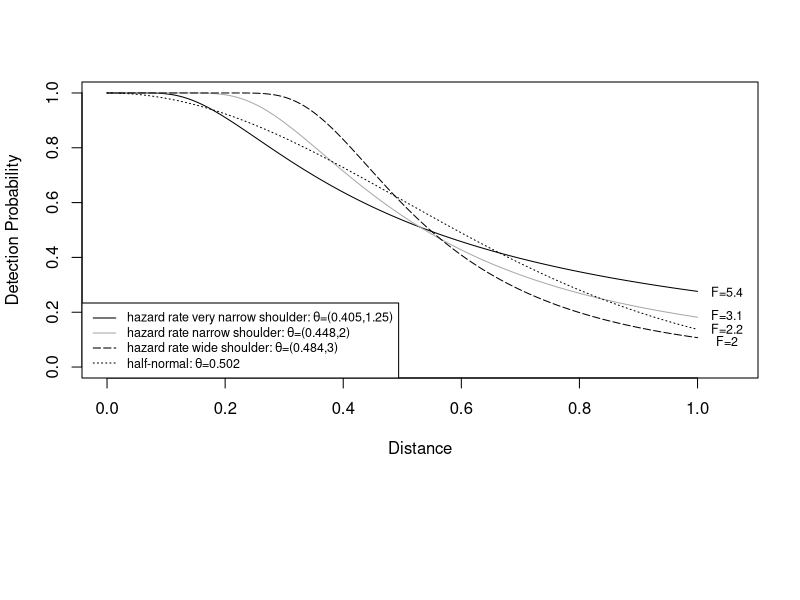

This chart was generated by the following R code: (Note: a time limit stopped this script after it produced the figure.)
##############################################################################################################
##############################################################################################################
# Distance sampling simulations Jan 2016
#   N is defined throughout as population size divided by 1e3
#   This code is owned by Robert Clark (email robertgrahamclark@gmail.com).
#   Any re-use must be non-commercial and fully acknowledged, including a citation to
#   my PLOS-One paper "Statistical Efficiency in Distance Sampling", doi: 10.1371/journal.pone.0149298
##############################################################################################################
##############################################################################################################

#############################################################################################
# Functions
#############################################################################################

library(gtools)
library(numDeriv)
library(MASS)
library(stats)

rdetect <- function(d,g,pcond,num.obs, theta , beta1 , beta2 ,stop=F){
  if(stop) browser()
  probs <- detect.probs(d,g=g,pcond=pcond,num.obs=num.obs, theta=theta , beta1=beta1 , beta2=beta2 )
  randnums <- runif(length(d))
  colnames(probs)[1 + (randnums>probs[,1]) + (randnums>(probs[,1]+probs[,2])) + (randnums>(probs[,1]+probs[,2]+probs[,3])) ]
}


g.hr <- function(d,theta,w){ 1 - exp(-(d/theta[1])^(-theta[2]))}
# function to be used later with true value of theta2
g.hr1 <- function(d,theta,w,theta2){ 1 - exp(-(d/theta)^(-theta2))}
h1.hr <- function(d,theta,w){
  (g.hr(d,theta,w)-1) * (-1) * d / theta[1]^2 * theta[2] * (d/theta[1])^(-theta[2]-1)
}
h2.hr <- function(d,theta,w){
  (g.hr(d,theta,w)-1) * (d/theta[1])^(-theta[2]) * log(d/theta[1])
}


g.unif.cos1 <- function(d,theta,w){
  ( w^(-1) + theta*cos(pi*d/w) ) / ( w^(-1) + theta )
}

g.unif.cos2 <- function(d,theta,w){
  ( w^(-1) + theta[1]*cos(pi*d/w) + theta[2]*cos(2*pi*d/w) ) / ( w^(-1) + theta[1] + theta[2] )
}

g.halfnormal <- function(d,theta,w){exp(-d^2/(2*theta^2))}
g.halfnormal.m2 <- function(d,theta,w){
  y <- d / theta[1]
  exp(-y^2/2) * ( 1 + theta[2]*(y^4-6*y^2+3) ) / ( 1 + theta[2]*3 )
}
h.halfnormal <- function(d,theta,w){
  d^2/theta[1]^3*g.halfnormal(d,theta[1],w)
}

g.exp <- function(d,theta,w){exp(-d/theta)}
g.exp.m2 <- function(d,theta,w){
  exp(-d/theta[1]) * ( 1 + theta[2]*(d/theta[1])^2 )
}

gbar <- function(theta,g,w){
  integrate(f=g,lower=0,upper=w,theta=theta,rel.tol=1e-10,w=w)$value / w
}

l.dN <- function(par,d.s,ff,w,gg,stirling=T,stop=F,reparam=F){
  # if reparam=F, then par=(N,theta1,theta2)
  # if reparam=T, then par=(N*g(w/2),theta1,theta2)
  if(stop) browser()
  if(reparam) N <- par[1] / gg(d=w/2,theta=par[-1],w=w)
  if(!reparam) N <- par[1]
  theta <- par[-1]
  n <- length(d.s)
  gbar <- gbar(theta=theta,g=gg,w=w)
  if(!stirling) out <- lchoose(N*1e3,n) + sum(log(gg(d=d.s,theta=theta,w=w))) + (N*1e3-n)*log(1-ff*gbar)
  if(stirling) out <- N*1e3*log(N*1e3) - (N*1e3-n)*log(N*1e3-n) - n - lfactorial(n) + sum(log(gg(d=d.s,theta=theta,w=w))) + (N*1e3-n)*log(1-ff*gbar)
  out
}

l.d <- function(theta,d.s,ff,w,gg,stirling=T,stop=F){
  if(stop) browser()
  n <- length(d.s)
  gbar.value <- gbar(theta=theta,g=gg,w=w)
  N <- n / gbar.value / ff / 1e3
  if(!stirling) out <- lchoose(N*1e3,n) + sum(log(gg(d=d.s,theta=theta,w=w))) + (N*1e3-n)*log(1-ff*gbar.value)
  if(stirling) out <- N*1e3*log(N*1e3) - (N*1e3-n)*log(N*1e3-n) - n - lfactorial(n) + sum(log(gg(d=d.s,theta=theta,w=w))) + (N*1e3-n)*log(1-ff*gbar.value)
  out
}

l.d.firstpar <- function(theta1,theta2,d,ff,w,gg,stirling=T,stop=F){
  if(stop) browser()
  l.d(theta=c(theta1,theta2),d.s=d,ff=ff,w=w,gg=gg,stirling=stirling,stop=F)
}

mle.dN <- function(theta1min,theta1max,theta2grid,d.s,f,w,gg,stirling=T,stop=F){
  if(stop) browser()
  n <- length(d.s)
  if(missing(theta2grid)) theta <- optimize( f=l.d , interval=c(theta1min,theta1max) , d=d.s ,
                                             ff=f , w=w ,gg=gg , tol=1e-12 , maximum=T )$maximum
  if(!missing(theta2grid)){
    profile.theta2 <- rep(NA,length(theta2grid))
    theta1vals <- rep(NA,length(theta2grid))
    Nvals <- rep(NA,length(theta2grid))
    for(k in c(1:length(theta2grid))){
      optres <- optimize(f=l.d.firstpar,interval=c(theta1min,theta1max),theta2=theta2grid[k] ,
                         d=d.s , ff=f , w=w ,gg=gg , tol=1e-12 , maximum=T )
      profile.theta2[k] <- optres$objective
      theta1vals[k] <- optres$maximum
      Nvals[k] <- n / f / gbar(theta=c(theta1vals[k],theta2grid[k]),g=gg,w=w) / 1e3
    }
    theta2 <- theta2grid[which.max(profile.theta2)]
    theta1 <- theta1vals[which.max(profile.theta2)]
    theta <- c(theta1,theta2)
  }
  profile <- NULL
  if(!missing(theta2grid)) profile <- cbind( N=Nvals , theta1=theta1vals , theta2=theta2grid , loglik=profile.theta2  )
  gbar.value <- gbar(theta=theta,g=gg,w=w)
  N <- n / f / gbar.value / 1e3
  p <- 1 + length(theta)
  if(!missing(theta2grid)) p <- p - (length(theta2grid)<=1)
  AIC <- 2*(1+length(theta)) - 2*l.dN(par=c(N,theta),ff=f,w=w,gg=gg,d.s=d.s)
  varest.par <- matrix(data=NA,nrow=1+length(theta),ncol=1+length(theta))
  inv.varest.par <- -hessian(func=l.dN,x=c(N,theta),ff=f,w=w,gg=gg,d.s=d.s)
  try( varest.par <- solve( inv.varest.par ) , silent=T )
  list(par=c(N,theta),inv.varest.par=inv.varest.par,varest.par=varest.par,gbar=gbar.value,
       sd=sqrt(pmax(0,diag(varest.par))),
       cvpct=sqrt(pmax(0,diag(varest.par)))/c(N,theta)*100,AIC=AIC,profile=profile)
}


gbar.diffsq <- function(theta,gbar.value,g,w){
  ( gbar(theta=theta,g=g,w=w) - gbar.value )^2
}
gbar.diffsq.theta1 <- function(theta1,theta2,gbar.value,g,w){
  ( gbar(theta=c(theta1,theta2),g=g,w=w) - gbar.value )^2
}
gbar.diff <- function(theta1,theta2,gbar.value,g,w){
  ( gbar(theta=c(theta1,theta2),g=g,w=w) - gbar.value )
}

penalty <- function(g,h1,h2,w,f,theta,stop=F){
  if(stop) browser()
  gbar.value <- gbar(theta=theta,g=g,w=w)
  hbar1 <- integrate(f=h1,lower=0,upper=w,theta=theta,w=w)$value/w
  hbar2 <- 0
  if(length(theta)==2) hbar2 <- integrate(f=h2,lower=0,upper=w,theta=theta,w=w)$value/w
  prod <- function(d,g,h.i,h.j,theta,w){
    h.i(d=d,theta=theta,w=w) * h.j(d=d,theta=theta,w=w) /  g(d=d,theta=theta,w=w)
  }
  Delta <- matrix(data=0,nrow=2,ncol=2)
  Delta[1,1] <- integrate( f=prod , lower=0 , upper=w , g=g , h.i=h1 , h.j=h1 , theta=theta , w=w)$value / (w*gbar.value) - (hbar1/gbar.value)^2
  if(length(theta)==2){
    Delta[2,2] <- integrate( f=prod , lower=0 , upper=w , g=g , h.i=h2 , h.j=h2 , theta=theta , w=w)$value / (w*gbar.value) - (hbar2/gbar.value)^2
    Delta[1,2] <- Delta[2,1] <- integrate( f=prod , lower=0 , upper=w , g=g , h.i=h1 , h.j=h2 , theta=theta , w=w)$value / (w*gbar.value) - hbar1*hbar2/gbar.value^2
  }
  hbar <- matrix( c( hbar1 , hbar2 ) , nrow=2,ncol=1)
  penalty <- 1 + t(hbar) %*% ginv(Delta) %*% hbar / gbar.value^2 / (1-f*gbar.value)
  as.numeric(penalty)
}



P.vnarrow <- penalty(g=g.hr,h1=h1.hr,h2=h2.hr,theta=c(0.405,1.25),w=1,f=0.5,stop=F) # HR very narrow shoulder: penalty is 5.4 (very narrow shoulder)
P.narrow <- penalty(g=g.hr,h1=h1.hr,h2=h2.hr,theta=c(0.448,2),w=1,f=0.5,stop=F) # HR narrow shoulder: penalty is 3.1 (narrow shoulder)
P.wide <- penalty(g=g.hr,h1=h1.hr,h2=h2.hr,theta=c(0.484,3),w=1,f=0.5,stop=F) # HR wide shoulder: penalty is 2.2 (wide shoulder)
P.hn <- penalty(g=g.halfnormal,h1=h.halfnormal,h2=NA,theta=0.502,w=1,f=0.5,stop=F) # HN: penalty is 2.0
c(P.vnarrow,P.narrow,P.wide,P.hn)

P.vnarrow.f0.1 <- penalty(g=g.hr,h1=h1.hr,h2=h2.hr,theta=c(0.405,1.25),w=1,f=0.1,stop=F) # HR very narrow shoulder: penalty is 5.4 (very narrow shoulder)
P.narrow.f0.1 <- penalty(g=g.hr,h1=h1.hr,h2=h2.hr,theta=c(0.448,2),w=1,f=0.1,stop=F) # HR narrow shoulder: penalty is 3.1 (narrow shoulder)
P.wide.f0.1 <- penalty(g=g.hr,h1=h1.hr,h2=h2.hr,theta=c(0.484,3),w=1,f=0.1,stop=F) # HR wide shoulder: penalty is 2.2 (wide shoulder)
P.hn.f0.1 <- penalty(g=g.halfnormal,h1=h.halfnormal,h2=NA,theta=0.502,w=1,f=0.1,stop=F) # HN: penalty is 2.0
c(P.vnarrow.f0.1,P.narrow.f0.1,P.wide.f0.1,P.hn.f0.1)


#############################################################################################
# Plot some HR models
#############################################################################################

# calculate parameter values such that gbar is 0.6

optimize(f=gbar.diffsq.theta1,interval=c(0.05,4),gbar.value=0.6,w=1,theta2=2,g=g.hr) # theta1=0.448
optimize(f=gbar.diffsq.theta1,interval=c(0.05,4),gbar.value=0.6,w=1,theta2=3,g=g.hr) # theta1=0.484
optimize(f=gbar.diffsq.theta1,interval=c(0.05,4),gbar.value=0.6,w=1,theta2=0,g=g.halfnormal.m2) # theta1=0.502

dvals <- seq(from=0,to=1,length.out=501)
postscript(file="figure1.eps",width=6,height=6,onefile=FALSE,paper="a4",horizontal=F)
plotcols <- c("black","darkgray","black","black")
plotlty <- c(1,1,5,3)
par(oma=c(6,0,0,0))
plot(dvals,g.hr(dvals,theta=c(0.2,1)),pch="",xlim=c(0,1.06),ylim=c(0,1),xlab="Distance",ylab="Detection Probability",main="")
lines(dvals,g.hr(d=dvals,theta=c(0.405,1.25)),pch="",lty=plotlty[1],col=plotcols[1])
lines(dvals,g.hr(d=dvals,theta=c(0.448,2)),pch="",lty=plotlty[2],col=plotcols[2])
lines(dvals,g.hr(d=dvals,theta=c(0.48404,3)),pch="",lty=plotlty[3],col=plotcols[3])
lines(dvals,g.halfnormal(d=dvals,theta=0.502),pch="",lty=plotlty[4],col=plotcols[4])
legend("bottomleft",lty=plotlty,col=plotcols,
       legend=c(expression(paste("hazard rate very narrow shoulder: ",theta,"=(0.405,1.25)")),
                expression(paste("hazard rate narrow shoulder: ",theta,"=(0.448,2)")),
                expression(paste("hazard rate wide shoulder: ",theta,"=(0.484,3)")),
                expression(paste("half-normal: ",theta,"=0.502"))),cex=0.75)
text(cex=0.75,x=rep(1.05,4),y=c(0.275,0.19,0.14,0.095),
     labels=paste("F=",round(c(P.vnarrow,P.narrow,P.wide,P.hn),digits=1),sep=""))
par(oma=c(0,0,0,0))
dev.off()

# Create a table of asymptotic penalty P for hazard rate

shape.values <- c(1.1,1.25,1.5,2,2.5,3)
fvalues <-c(0.1,0.3,0.6,0.9)
gbar.values <- c(0.3,0.6,0.9)
fvalues.txt <- c("0.1","0.3","0.6","0.9")
gbar.values.txt <- c("0.3","0.6","0.9")
table.F <- matrix(data=NA,nrow=length(fvalues)*length(gbar.values),
                  ncol=length(shape.values)+2)
colnames(table.F) <- c("P","$\bar{g}$",paste("theta2=",shape.values,sep=""))
k <- 1
for(i1 in c(1:length(gbar.values))){
  for(i2 in c(1:length(fvalues))){
    fvalue <- fvalues[i2]
    gbar.value <- gbar.values[i1]
    table.F[k,1:2] <- c(fvalues.txt[i2],gbar.values.txt[i1])
    for(i3 in c(1:length(shape.values))){
      theta2 <- shape.values[i3]
      theta1 <- optimize(f=gbar.diffsq.theta1,interval=c(0.05,4),gbar.value=gbar.value,w=1,theta2=theta2,g=g.hr)$minimum
      Fval <- penalty(g=g.hr,h1=h1.hr,h2=h2.hr,theta=c(theta1,theta2),w=1,f=fvalue,stop=F)
      table.F[k,2+i3] <- format(round(Fval,digits=2),nsmall=2)
    }
    k <- k+1
  }
}
table.F
write.table(table.F,file="tableF.txt",sep=" & " , eol=" \\\\ \n" , row.names=FALSE , col.names=FALSE,quote=F)


# Create a table of asymptotic penalty P for halfnormal

fvalues <- c(0.1,0.3,0.6,0.9)
gbar.values <- c(0.3,0.6,0.9)
fvalues.txt <- c("0.1","0.3","0.6","0.9")
gbar.values.txt <- c("0.3","0.6","0.9")
table.F.hn <- matrix(data=NA,nrow=length(fvalues)*length(gbar.values),
                     ncol=3)
colnames(table.F.hn) <- c("P","$\bar{g}$","Penalty $(F)$")
k <- 1
for(i1 in c(1:length(gbar.values))){
  for(i2 in c(1:length(fvalues))){
    fvalue <- fvalues[i2]
    gbar.value <- gbar.values[i1]
    table.F.hn[k,1:2] <- c(fvalues.txt[i2],gbar.values.txt[i1])
    theta1 <- optimize(f=gbar.diffsq,interval=c(0.025,5),gbar.value=gbar.value,w=1,g=g.halfnormal)$minimum
    Fval <- penalty(g=g.halfnormal,h1=h.halfnormal,theta=theta1,w=1,f=fvalue,stop=F)
    table.F.hn[k,3] <- format(round(Fval,digits=2),nsmall=2)
    k <- k+1
  }
}
table.F.hn
write.table(table.F.hn,file="tableFhn.txt",sep=" & " , eol=" \\\\ \n" , row.names=FALSE , col.names=FALSE,quote=F)

############################################################################
# Simulate Various Options under DS
############################################################################

simulate.ds <- function(N,theta1,theta2,f=0.5,w=1,strip.wvals=c(1:100)/100,R=10,overdispersion=1,g=g.hr,stop=F){
  
  if(stop) browser()
  
  # Generate results object. For each method, record estimate of N and variance of Nhat for each simulation r=1,...,R
  method.names <- c("knowng","hr2","hn1","hn2","exp1","exp2",
                    paste("strip",strip.wvals,sep=""),
                    "model.average")
  quantity.names <- c("Nhat","Nc","Nc.hat","Vhat","AIC","n","gbar","theta1","theta2","posdef","condnum")
  sim.results <- array(data=NA,dim=c(R,length(method.names),length(quantity.names)),
                       dimnames=list(r=paste("rep",1:R,sep=""),
                                     method=method.names,
                                     quantity=quantity.names))
  
  # Now simulate r=1,...,R
  for(r in c(1:R)){
    
    # generate observed distances
    if(overdispersion==1){
      d.U <- runif(n=N,min=0,max=w/f)
    } else{
      shapepar <- (N-1)/(overdispersion-1)
      dvals <- (0.5+c(0:999))/1000 * w/f
      p.dvals <- as.vector( rdirichlet(n=1,alpha=rep(1/1000,1000)*shapepar))
      d.U <- sample(dvals,size=N,prob=p.dvals,replace=TRUE)
    }
    detect.prob.U <- g(d=d.U,theta=c(theta1,theta2)) * (d.U<=w)
    nums <- runif(N)
    detect <- 1*(nums<=detect.prob.U)
    d.s <- d.U[detect==1]
    n.s <- length(d.s)
    sim.results[r,,"n"] <- n.s
    sim.results[r,,"Nc"] <- sum(d.U<=w)
    
    # calculate each estimator of N and estimated variance
    
    for(method in c("hr2","hn1")){
      # nb second parameter of HR model is 1 or higher, following Buckland(1985)
      optim.results <- switch( method , 
                               hr2=optim( par=c(1,2),fn=l.d,d.s=d.s,ff=f,w=w,gg=g.hr,method="L-BFGS-B",
                                          lower=c(0.01,1),upper=c(1.5,6),control=list(fnscale=-1) ),
                               hn1=optim( par=1,fn=l.d,d.s=d.s,ff=f,w=w,gg=g.halfnormal,method="Brent",
                                          lower=0.01,upper=4,control=list(fnscale=-1) ) )
      gfit <- switch( method , hr2=g.hr , hn1=g.halfnormal )
      gbar.est <- gbar(theta=optim.results$par,g=gfit,w=w)
      Nhat <- n.s/f/gbar.est/1e3
      AIC <- 2*(1+length(optim.results$par)) - 2*l.dN(par=c(Nhat,optim.results$par),ff=f,w=w,gg=gfit,d.s=d.s)
      varest.par <- matrix(data=NA,nrow=1+length(optim.results$par),ncol=1+length(optim.results$par))
      inv.varest.par <- -hessian(func=l.dN,x=c(Nhat,optim.results$par),ff=f,w=w,gg=gfit,d.s=d.s)
      try( varest.par <- solve( inv.varest.par ) , silent=T )
      sim.results[r,method,"Nhat"] <- Nhat
      sim.results[r,method,"Vhat"] <- varest.par[1,1]
      sim.results[r,method,"AIC"] <- AIC
      sim.results[r,method,"theta1"] <- optim.results$par[1]
      if(length(optim.results$par)==2) sim.results[r,method,"theta2"] <- optim.results$par[2]
      if(!any(is.na(inv.varest.par))) sim.results[r,method,"posdef"] <- 1*all(eigen(inv.varest.par)$values>0)
      if(!any(is.na(inv.varest.par))) sim.results[r,method,"condnum"] <- kappa(inv.varest.par)
      sim.results[r,method,"gbar"] <- gbar.est
    }
    
    sim.results[r,"knowng","Nhat"] <- n.s / f / gbar(theta=c(theta1,theta2),g=g,w=w) / 1e3
    for(j in c(1:length(strip.wvals))){
      sim.results[r,paste("strip",strip.wvals[j],sep=""),"Nhat"] <- sum(d.s<=strip.wvals[j]) / (f*strip.wvals[j]/w) / 1e3
      sim.results[r,paste("strip",strip.wvals[j],sep=""),"Vhat"] <-
        sum(d.s<=strip.wvals[j]) / (f*strip.wvals[j]/w)^2 * (1-f*strip.wvals[j]/w) / 1e6
    }
    aic.scaled <- sim.results[r,,"AIC"] - min(sim.results[r,,"AIC"],na.rm=T)
    aic.wt <- exp(-0.5*aic.scaled[c("hr2","hn1")]) / sum(exp(-0.5*aic.scaled[c("hr2","hn1")]))
    sim.results[r,"model.average","Nhat"] <- sum( sim.results[r,c("hr2","hn1"),"Nhat"] * aic.wt )
    sim.results[r,"model.average","Vhat"] <- ( sum( aic.wt * sqrt( pmax(0,sim.results[r,c("hr2","hn1"),"Vhat"]) + 
                                                                     (sim.results[r,c("hr2","hn1"),"Nhat"]-sim.results[r,"model.average","Nhat"])^2 ) ) )^2
  }
  sim.results
}

t1 <- proc.time()[3]
R <- 10000
# all.simresults should be a data frame,
#  columns for N, f, sampsize, detfn, overdispersion, method, MSE, bias
all.simresults <- data.frame(N=integer(length=1),f=NA,sampsize=integer(length=1),
                             detfn="",overdispersion=NA,method="",
                             MSE=NA,VAR=NA,bias=NA,stringsAsFactors=F)
thetavals <- rbind( "vnarrow"=c(0.405,1.25) , "narrow"=c(0.448,2) , "wide"=c(0.484,3) , "hn"=c(0.502,0) )
set.seed(72449)
for(sampsize in c(50,100,200,300,400,500,600,700,800,900,1000)){
  if(sampsize %in% c(100,400)){
    fvals <- c(0.1,0.25,0.5) } else{
      fvals <- 0.1
    }
  for(f in fvals){
    for(detfn in c("vnarrow","narrow","wide","hn")){
      for(overdispersion in c(1,2,3)){
        set.seed(72449)
        N <- ceiling(sampsize/0.6/f)
        full.simresults.k <- simulate.ds(N=N,theta1=thetavals[detfn,1],
                                         theta2=thetavals[detfn,2],f=f,w=1,R=R,
                                         overdispersion=overdispersion,
                                         g=switch(detfn,"vnarrow"=g.hr,"narrow"=g.hr,
                                                  "wide"=g.hr,"hn"=g.halfnormal.m2) )
        biases <- apply(full.simresults.k[,,"Nhat"],2,mean) -N/1e3
        MSEs <- apply((full.simresults.k[,,"Nhat"]-N/1e3)^2,2,mean) 
        VARs <- apply(full.simresults.k[,,"Nhat"],2,var) 
        all.simresults <- rbind( all.simresults , 
                                 data.frame(N=N,f=f,sampsize=sampsize,detfn=detfn,
                                            overdispersion=overdispersion,
                                            method=names(biases),MSE=MSEs,VAR=VARs,bias=biases,stringsAsFactors=F) )
      }
    }
  }
}
t2 <- proc.time()[3]
(t2-t1)
(t2-t1)*10000/R/3600

all.simresults <- all.simresults[-1,]
all.simresults$bias.pct <- all.simresults$bias / (all.simresults$N/1e3) * 100
all.simresults$rrmse.pct <- sqrt(all.simresults$MSE) / (all.simresults$N/1e3) * 100
all.simresults$cv.pct <- sqrt(all.simresults$VAR) / (all.simresults$N/1e3) * 100
all.simresults$stripwidth <- as.numeric(substr(all.simresults$method,6,9))
all.simresults$stripwidth[substr(all.simresults$method,1,5)!="strip"] <- NA
all.simresults.knowng <- all.simresults[all.simresults$method=="knowng",]
all.simresults.knowng$MSE.knowng <- all.simresults.knowng$MSE
all.simresults <- merge( all.simresults ,
                         all.simresults.knowng[,c("MSE.knowng","sampsize","f","detfn","overdispersion")] ,
                         by=c("sampsize","f","detfn","overdispersion") )
all.simresults$F <- all.simresults$MSE / all.simresults$MSE.knowng

save.image(file="Post Simulation Image.rdata")
#load(file="Post Simulation Image.rdata")
all.simresults2 <- all.simresults

# Figure 2 (small sample and asymptotic F)

all.simresults3 <- all.simresults2[(all.simresults2$f==0.1)&(all.simresults2$overdispersion==1),]

postscript(file="figure2.eps",width=6,height=6,onefile=FALSE,paper="a4",horizontal=F)

all.simresults4 <- all.simresults3[(all.simresults3$detfn=="vnarrow")&(all.simresults3$method=="hr2"),]
all.simresults4 <- all.simresults4[order(all.simresults4$sampsize),]
plot( c(all.simresults4$sampsize,1250) , c(all.simresults4$F,P.vnarrow.f0.1) ,
      xlab="expected number of detections E(n)" ,
      ylab="Penalty (F)" , type="b" , lty=1 , pch=1 , ylim=c(0,5) ,
      yaxt="n", xaxt="n" )

all.simresults4 <- all.simresults3[(all.simresults3$detfn=="narrow")&(all.simresults3$method=="hr2"),]
all.simresults4 <- all.simresults4[order(all.simresults4$sampsize),]
points( c(all.simresults4$sampsize,1250) , c(all.simresults4$F,P.narrow.f0.1) , type="b" , lty=2 , pch=2 )

all.simresults4 <- all.simresults3[(all.simresults3$detfn=="wide")&(all.simresults3$method=="hr2"),]
all.simresults4 <- all.simresults4[order(all.simresults4$sampsize),]
points( c(all.simresults4$sampsize,1250) , c(all.simresults4$F,P.wide.f0.1) , type="b" , lty=3 , pch=3 )

all.simresults4 <- all.simresults3[(all.simresults3$detfn=="hn")&(all.simresults3$method=="hn1"),]
all.simresults4 <- all.simresults4[order(all.simresults4$sampsize),]
points( c(all.simresults4$sampsize,1250) , c(all.simresults4$F,P.hn.f0.1) , type="b" , lty=4 , pch=4 )

axis(side=1,at=c(c(1:10)*100,1250) , labels=c(c(1:10)*100,"asymptotic") , las=2 )
axis(side=2,at=seq(from=0,to=5,by=0.25),labels=FALSE )
axis(side=2,at=c(0:5),labels=c(0:5) , lwd.ticks=3)
axis(side=4,at=seq(from=0.5,to=6,by=0.25),labels=FALSE )
axis(side=4,at=c(0:5),labels=c(0:5) , lwd.ticks=3)

legend("bottomright",legend=c(expression(paste("hazard rate with very narrow shoulder ",theta,"=(0.405,1.25)")),
                              expression(paste("hazard rate with narrow shoulder ",theta,"=(0.448,2.00)")),
                              expression(paste("hazard rate with wide narrow shoulder ",theta,"=(0.484,3.00)")),
                              expression(paste("half-normal ",theta,"=0.502")) ) ,
       lty=c(1:4),pch=c(1:4) , title="true detection function" ,cex=0.6)

dev.off()

# Figure 3 (small sample F with c=2, no asymptotic available)

all.simresults3 <- all.simresults2[(all.simresults2$f==0.1)&(all.simresults2$overdispersion==2),]

postscript(file="figure3.eps",width=6,height=6,onefile=FALSE,paper="a4",horizontal=F)

all.simresults4 <- all.simresults3[(all.simresults3$detfn=="vnarrow")&(all.simresults3$method=="hr2"),]
all.simresults4 <- all.simresults4[order(all.simresults4$sampsize),]
plot( all.simresults4$sampsize , all.simresults4$F ,
      xlab="expected number of detections E(n)" ,
      ylab="Penalty (F)" , type="b" , lty=1 , pch=1 , ylim=c(0,6) ,
      yaxt="n", xaxt="n" )

all.simresults4 <- all.simresults3[(all.simresults3$detfn=="narrow")&(all.simresults3$method=="hr2"),]
all.simresults4 <- all.simresults4[order(all.simresults4$sampsize),]
points( all.simresults4$sampsize , all.simresults4$F , type="b" , lty=2 , pch=2 )

all.simresults4 <- all.simresults3[(all.simresults3$detfn=="wide")&(all.simresults3$method=="hr2"),]
all.simresults4 <- all.simresults4[order(all.simresults4$sampsize),]
points( all.simresults4$sampsize , all.simresults4$F , type="b" , lty=3 , pch=3 )

all.simresults4 <- all.simresults3[(all.simresults3$detfn=="hn")&(all.simresults3$method=="hn1"),]
all.simresults4 <- all.simresults4[order(all.simresults4$sampsize),]
points( all.simresults4$sampsize , all.simresults4$F , type="b" , lty=4 , pch=4 )

axis(side=1,at=c(1:10)*100 , labels=c(1:10)*100 , las=2 )
axis(side=2,at=seq(from=0,to=6,by=0.25),labels=FALSE )
axis(side=2,at=c(0:6),labels=c(0:6) , lwd.ticks=3)
axis(side=4,at=seq(from=0.5,to=6,by=0.25),labels=FALSE )
axis(side=4,at=c(0:6),labels=c(0:6) , lwd.ticks=3)

legend("bottomright",legend=c(expression(paste("hazard rate with very narrow shoulder ",theta,"=(0.405,1.25)")),
                              expression(paste("hazard rate with narrow shoulder ",theta,"=(0.448,2.00)")),
                              expression(paste("hazard rate with wide narrow shoulder ",theta,"=(0.484,3.00)")),
                              expression(paste("half-normal ",theta,"=0.502")) ) ,
       lty=c(1:4),pch=c(1:4) , title="true detection function" ,cex=0.6)

dev.off()




###############################
# Figures 4 - 7
###############################

# plot MSEs of strip and DS by strip width, for f=0.1, n=100,
#   with (detfn="hn",method="hn1" or "strip")
#        (detfn="vnarrow",method="hr2" or "strip")
#        (detfn="narrow",method="hr2" or "strip")
#        (detfn="wide",method="hr2" or "strip")

range(0.01*c(1:100)[
  all.simresults[(all.simresults$f==0.1)&(all.simresults$sampsize==50)&(all.simresults$detfn=="narrow")&(all.simresults$overdispersion==2)&!is.na(all.simresults$stripwidth),"MSE"] <
    all.simresults[(all.simresults$f==0.1)&(all.simresults$sampsize==50)&(all.simresults$detfn=="narrow")&(all.simresults$overdispersion==2)&(all.simresults$method=="hr2"),"MSE"] ] )

range(0.01*c(1:100)[
  all.simresults[(all.simresults$f==0.1)&(all.simresults$sampsize==100)&(all.simresults$detfn=="narrow")&(all.simresults$overdispersion==2)&!is.na(all.simresults$stripwidth),"MSE"] <
    all.simresults[(all.simresults$f==0.1)&(all.simresults$sampsize==100)&(all.simresults$detfn=="narrow")&(all.simresults$overdispersion==2)&(all.simresults$method=="hr2"),"MSE"] ] )

range(0.01*c(1:100)[
  all.simresults[(all.simresults$f==0.1)&(all.simresults$sampsize==200)&(all.simresults$detfn=="narrow")&(all.simresults$overdispersion==2)&!is.na(all.simresults$stripwidth),"MSE"] <
    all.simresults[(all.simresults$f==0.1)&(all.simresults$sampsize==200)&(all.simresults$detfn=="narrow")&(all.simresults$overdispersion==2)&(all.simresults$method=="hr2"),"MSE"] ] )

range(0.01*c(1:100)[
  all.simresults[(all.simresults$f==0.1)&(all.simresults$sampsize==400)&(all.simresults$detfn=="narrow")&(all.simresults$overdispersion==2)&!is.na(all.simresults$stripwidth),"MSE"] <
    all.simresults[(all.simresults$f==0.1)&(all.simresults$sampsize==400)&(all.simresults$detfn=="narrow")&(all.simresults$overdispersion==2)&(all.simresults$method=="hr2"),"MSE"] ] )

which.min(all.simresults[(all.simresults$f==0.1)&(all.simresults$sampsize==50)&(all.simresults$detfn=="narrow")&(all.simresults$overdispersion==2)&!is.na(all.simresults$stripwidth),"MSE"])/100
which.min(all.simresults[(all.simresults$f==0.1)&(all.simresults$sampsize==100)&(all.simresults$detfn=="narrow")&(all.simresults$overdispersion==2)&!is.na(all.simresults$stripwidth),"MSE"])/100
which.min(all.simresults[(all.simresults$f==0.1)&(all.simresults$sampsize==200)&(all.simresults$detfn=="narrow")&(all.simresults$overdispersion==2)&!is.na(all.simresults$stripwidth),"MSE"])/100
which.min(all.simresults[(all.simresults$f==0.1)&(all.simresults$sampsize==400)&(all.simresults$detfn=="narrow")&(all.simresults$overdispersion==2)&!is.na(all.simresults$stripwidth),"MSE"])/100


postscript(file="strip_comparison_n100_f0.1.eps",width=8,height=8,onefile=FALSE,paper="a4",horizontal=F)

all.simresults.subset <- all.simresults[(all.simresults$f==0.1)&(all.simresults$sampsize==100),]
par(mfrow=c(2,2))
for(detfn in c("hn","vnarrow","narrow","wide")){
  if(detfn=="hn"){method <- "hn1" } else{method <- "hr2" }
  all.simresults.subset1 <- all.simresults.subset[(all.simresults.subset$detfn==detfn),]
  plot.header <- ""
  if(detfn=="hn") plot.header <- expression(paste("(a) half-normal ",theta,"=0.502"))
  if(detfn=="vnarrow") plot.header <- expression(paste("(b) hazard rate with very narrow shoulder ",theta,"=(0.405,1.25)"))
  if(detfn=="narrow") plot.header <- expression(paste("(c) hazard rate with narrow shoulder ",theta,"=(0.448,2.00)"))
  if(detfn=="wide") plot.header <- expression(paste("(d) hazard rate with wide shoulder ",theta,"=(0.484,3.00)"))
  plot( all.simresults.subset1$stripwidth , all.simresults.subset1$rrmse.pct ,pch="" , xlab="strip width for strip transect estimator" ,
        ylab="RRMSE(%)",ylim=c(0,50),main=plot.header,cex.main=1,cex=1,cex.lab=1,cex.axis=1)
  axis(side=2,at=seq(from=0,to=50,by=5),labels=FALSE,tick=T,tcl=-0.25)
  legend("bottomright",legend=c(expression(paste(hat(N)[ST]," with c=1",sep="")),expression(paste(hat(N)[ST]," with c=2",sep="")),expression(paste(hat(N)[ST]," with c=3",sep="")),
                                expression(paste(hat(N)[CDS]," with c=1",sep="")),expression(paste(hat(N)[CDS]," with c=2",sep="")),expression(paste(hat(N)[CDS]," with c=3",sep=""))),
         lty=c(1,2,3,1,2,3) , col=rep(c("blue","red"),each=3) , cex=0.6 , ncol=2 )
  for(overd in c(1,2,3)){
    all.simresults.subset.overd <- all.simresults.subset1[(all.simresults.subset1$overdispersion==overd),]
    lines(all.simresults.subset.overd$stripwidth,all.simresults.subset.overd$rrmse.pct,lty=overd,col="blue")
    abline(a=all.simresults.subset.overd$rrmse.pct[all.simresults.subset.overd$method==method],b=0,lty=overd,col="red")
  }
}

dev.off()

# now with n=50, f=0.1

all.simresults[(all.simresults$f==0.1)&(all.simresults$sampsize==50)&(all.simresults$overdispersion==1)&
                 (all.simresults$detfn=="vnarrow")&(is.na(all.simresults$stripwidth)),]
all.simresults[(all.simresults$f==0.1)&(all.simresults$sampsize==50)&(all.simresults$overdispersion==1)&
                 (all.simresults$method=="hr2"),]

all.simresults[(all.simresults$f==0.1)&(all.simresults$sampsize==100)&(all.simresults$overdispersion==1)&
                 (all.simresults$method=="hr2"),]


all.simresults[(all.simresults$f==0.1)&(all.simresults$sampsize==50)&(all.simresults$overdispersion==1)&
                 (all.simresults$method=="hr2"),]




postscript(file="strip_comparison_n50_f0.1.eps",width=8,height=8,onefile=FALSE,paper="a4",horizontal=F)

all.simresults.subset <- all.simresults[(all.simresults$f==0.1)&(all.simresults$sampsize==50),]
par(mfrow=c(2,2))
for(detfn in c("hn","vnarrow","narrow","wide")){
  if(detfn=="hn"){method <- "hn1" } else{method <- "hr2" }
  all.simresults.subset1 <- all.simresults.subset[(all.simresults.subset$detfn==detfn),]
  plot.header <- ""
  if(detfn=="hn") plot.header <- expression(paste("(a) half-normal ",theta,"=0.502"))
  if(detfn=="vnarrow") plot.header <- expression(paste("(b) hazard rate with very narrow shoulder ",theta,"=(0.405,1.25)"))
  if(detfn=="narrow") plot.header <- expression(paste("(c) hazard rate with narrow shoulder ",theta,"=(0.448,2.00)"))
  if(detfn=="wide") plot.header <- expression(paste("(d) hazard rate with wide shoulder ",theta,"=(0.484,3.00)"))
  plot( all.simresults.subset1$stripwidth , all.simresults.subset1$rrmse.pct ,pch="" , xlab="strip width for strip transect estimator" ,
        ylab="RRMSE(%)",ylim=c(0,90),main=plot.header,cex.main=1,cex=1,cex.lab=1,cex.axis=1)
  axis(side=2,at=seq(from=0,to=90,by=5),labels=FALSE,tick=T,tcl=-0.25)
  legend("bottomright",legend=c(expression(paste(hat(N)[ST]," with c=1",sep="")),expression(paste(hat(N)[ST]," with c=2",sep="")),expression(paste(hat(N)[ST]," with c=3",sep="")),
                                expression(paste(hat(N)[CDS]," with c=1",sep="")),expression(paste(hat(N)[CDS]," with c=2",sep="")),expression(paste(hat(N)[CDS]," with c=3",sep=""))),
         lty=c(1,2,3,1,2,3) , col=rep(c("blue","red"),each=3) , cex=0.6 , ncol=2 )
  for(overd in c(1,2,3)){
    all.simresults.subset.overd <- all.simresults.subset1[(all.simresults.subset1$overdispersion==overd),]
    lines(all.simresults.subset.overd$stripwidth,all.simresults.subset.overd$rrmse.pct,lty=overd,col="blue")
    abline(a=all.simresults.subset.overd$rrmse.pct[all.simresults.subset.overd$method==method],b=0,lty=overd,col="red")
  }
}

dev.off()

# same again, but now with n=200 f=0.1

postscript(file="strip_comparison_n200_f0.1.eps",width=8,height=8,onefile=FALSE,paper="a4",horizontal=F)

all.simresults.subset <- all.simresults[(all.simresults$f==0.1)&(all.simresults$sampsize==200),]
par(mfrow=c(2,2))
for(detfn in c("hn","vnarrow","narrow","wide")){
  if(detfn=="hn"){method <- "hn1" } else{method <- "hr2" }
  all.simresults.subset1 <- all.simresults.subset[(all.simresults.subset$detfn==detfn),]
  plot.header <- ""
  if(detfn=="hn") plot.header <- expression(paste("(a) half-normal ",theta,"=0.502"))
  if(detfn=="vnarrow") plot.header <- expression(paste("(b) hazard rate with very narrow shoulder ",theta,"=(0.405,1.25)"))
  if(detfn=="narrow") plot.header <- expression(paste("(c) hazard rate with narrow shoulder ",theta,"=(0.448,2.00)"))
  if(detfn=="wide") plot.header <- expression(paste("(d) hazard rate with wide shoulder ",theta,"=(0.484,3.00)"))
  plot( all.simresults.subset1$stripwidth , all.simresults.subset1$rrmse.pct ,pch="" , xlab="strip width for strip transect estimator" ,
        ylab="RRMSE(%)",ylim=c(0,35),main=plot.header,cex.main=1,cex=1,cex.lab=1,cex.axis=1)
  legend("bottomright",legend=c(expression(paste(hat(N)[ST]," with c=1",sep="")),expression(paste(hat(N)[ST]," with c=2",sep="")),expression(paste(hat(N)[ST]," with c=3",sep="")),
                                expression(paste(hat(N)[CDS]," with c=1",sep="")),expression(paste(hat(N)[CDS]," with c=2",sep="")),expression(paste(hat(N)[CDS]," with c=3",sep=""))),
         lty=c(1,2,3,1,2,3) , col=rep(c("blue","red"),each=3) , cex=0.6 , ncol=2 )
  for(overd in c(1,2,3)){
    all.simresults.subset.overd <- all.simresults.subset1[(all.simresults.subset1$overdispersion==overd),]
    lines(all.simresults.subset.overd$stripwidth,all.simresults.subset.overd$rrmse.pct,lty=overd,col="blue")
    abline(a=all.simresults.subset.overd$rrmse.pct[all.simresults.subset.overd$method==method],b=0,lty=overd,col="red")
  }
}

dev.off()

# same again, but now with n=400 f=0.1

postscript(file="strip_comparison_n400_f0.1.eps",width=8,height=8,onefile=FALSE,paper="a4",horizontal=F)

all.simresults.subset <- all.simresults[(all.simresults$f==0.1)&(all.simresults$sampsize==400),]
par(mfrow=c(2,2))
for(detfn in c("hn","vnarrow","narrow","wide")){
  if(detfn=="hn"){method <- "hn1" } else{method <- "hr2" }
  all.simresults.subset1 <- all.simresults.subset[(all.simresults.subset$detfn==detfn),]
  plot.header <- ""
  if(detfn=="hn") plot.header <- expression(paste("(a) half-normal ",theta,"=0.502"))
  if(detfn=="vnarrow") plot.header <- expression(paste("(b) hazard rate with very narrow shoulder ",theta,"=(0.405,1.25)"))
  if(detfn=="narrow") plot.header <- expression(paste("(c) hazard rate with narrow shoulder ",theta,"=(0.448,2.00)"))
  if(detfn=="wide") plot.header <- expression(paste("(d) hazard rate with wide shoulder ",theta,"=(0.484,3.00)"))
  plot( all.simresults.subset1$stripwidth , all.simresults.subset1$rrmse.pct ,pch="" , xlab="strip width for strip transect estimator" ,
        ylab="RRMSE(%)",ylim=c(0,25),main=plot.header,cex.main=1,cex=1,cex.lab=1,cex.axis=1)
  legend("bottomright",legend=c(expression(paste(hat(N)[ST]," with c=1",sep="")),expression(paste(hat(N)[ST]," with c=2",sep="")),expression(paste(hat(N)[ST]," with c=3",sep="")),
                                expression(paste(hat(N)[CDS]," with c=1",sep="")),expression(paste(hat(N)[CDS]," with c=2",sep="")),expression(paste(hat(N)[CDS]," with c=3",sep=""))),
         lty=c(1,2,3,1,2,3) , col=rep(c("blue","red"),each=3) , cex=0.6 , ncol=2 )
  for(overd in c(1,2,3)){
    all.simresults.subset.overd <- all.simresults.subset1[(all.simresults.subset1$overdispersion==overd),]
    lines(all.simresults.subset.overd$stripwidth,all.simresults.subset.overd$rrmse.pct,lty=overd,col="blue")
    abline(a=all.simresults.subset.overd$rrmse.pct[all.simresults.subset.overd$method==method],b=0,lty=overd,col="red")
  }
}

dev.off()
